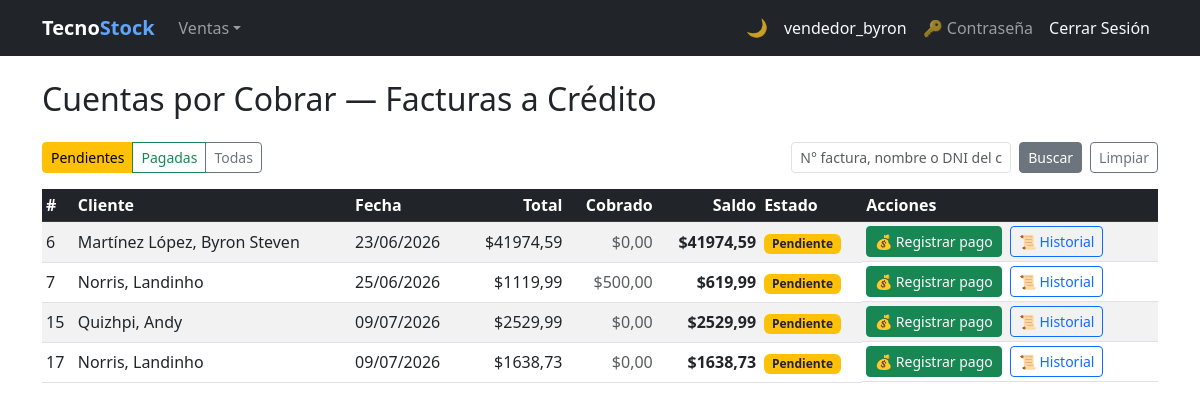
Page /cobros/ (signed in) on the committed database.
### billing/models.py (models this page shows, shortened)
class Invoice(models.Model):
    BORRADOR = 0
    EMITIDA  = 1
    ANULADA  = 2
    ESTADO_CHOICES = [
        (BORRADOR, 'Borrador'),
        (EMITIDA,  'Emitida'),
        (ANULADA,  'Anulada'),
    ]
    PENDIENTE = 'PENDIENTE'
    PAGADA    = 'PAGADA'
    ESTADO_COBRO_CHOICES = [
        (PENDIENTE, 'Pendiente'),
        (PAGADA,    'Pagada'),
    ]
    CONTADO = 'contado'
    CREDITO = 'credito'
    TIPO_PAGO_CHOICES = [
        (CONTADO, 'Contado'),
        (CREDITO, 'Crédito'),
    ]
    customer     = models.ForeignKey(Customer, on_delete=models.PROTECT, related_name='invoices')
    invoice_date = models.DateTimeField(auto_now_add=True)
    subtotal     = models.DecimalField(max_digits=12, decimal_places=2, default=0)
    tax          = models.DecimalField(max_digits=12, decimal_places=2, default=0)
    total        = models.DecimalField(max_digits=12, decimal_places=2, default=0)
    estado       = models.PositiveSmallIntegerField(
                       choices=ESTADO_CHOICES, default=BORRADOR, verbose_name='Estado')
    is_active    = models.BooleanField(default=True)
    PAYMENT_CHOICES = [('card', 'Tarjeta'), ('paypal', 'PayPal')]
    payment_method  = models.CharField(
                          max_length=10, choices=PAYMENT_CHOICES, null=True, blank=True,
                          verbose_name='Método de pago')
    paypal_order_id = models.CharField(max_length=64, null=True, blank=True)
    paypal_capture_id = models.CharField(
        max_length=120,
        blank=True,
        null=True
    )
    paypal_status = models.CharField(
        max_length=30,
        blank=True,
        null=True
    )
    paid_at = models.DateTimeField(
        blank=True,
        null=True
    )
    sri_status = models.CharField(
        max_length=20,
        blank=True,
        null=True
    )
    sri_authorization = models.CharField(
        max_length=120,
        blank=True,
        null=True
    )
    saldo        = models.DecimalField(
                       max_digits=12, decimal_places=2, default=0,
                       verbose_name='Saldo pendiente de cobro')
    estado_cobro = models.CharField(
                       max_length=10, choices=ESTADO_COBRO_CHOICES,
                       default=PENDIENTE, verbose_name='Estado de cobro')
    tipo_pago    = models.CharField(
                       max_length=10, choices=TIPO_PAGO_CHOICES,
                       default=CREDITO, verbose_name='Tipo de pago')
    class Meta:
        ordering = ['-invoice_date']
    @property
    def estado_cobro_badge_class(self):
        return 'bg-success' if self.estado_cobro == self.PAGADA else 'bg-warning text-dark'
    @property
    def pendiente_de_pago(self):
        return self.estado == self.EMITIDA and self.saldo > 0
    @property
    def cobrado(self):
        return self.total - self.saldo

class Customer(models.Model):
    user       = models.OneToOneField(
                     settings.AUTH_USER_MODEL, null=True, blank=True,
                     on_delete=models.SET_NULL, related_name='customer_account',
                     verbose_name='Cuenta de usuario')
    dni        = models.CharField(max_length=13, unique=True, verbose_name='DNI/RUC', validators=[validate_cedula_ec])
    first_name = models.CharField(max_length=100)
    last_name  = models.CharField(max_length=100)
    email      = models.EmailField(blank=True, null=True)
    phone      = models.CharField(max_length=20, blank=True, null=True)
    address    = models.TextField(blank=True, null=True)
    photo      = models.ImageField(upload_to='customer/', blank=True, null=True, verbose_name='Foto')
    is_active  = models.BooleanField(default=True)
    created_at = models.DateTimeField(auto_now_add=True)
    updated_at = models.DateTimeField(auto_now=True)
    class Meta:
        ordering = ['last_name', 'first_name']
    def __str__(self): return f'{self.last_name}, {self.first_name}'

### creditoventa/views.py (the view, shortened to what this page needs)
# urls.py: path('', views.factura_list, name='factura_list'),
@roles_required(*ROLES_COBROS)
def factura_list(request):
    q = request.GET.get('q', '').strip()
    estado_cobro = request.GET.get('estado', Invoice.PENDIENTE)
    facturas = (
        Invoice.objects
        .filter(estado=Invoice.EMITIDA, tipo_pago=Invoice.CREDITO)
        .select_related('customer')
        .order_by('invoice_date')
    )
    if estado_cobro in (Invoice.PENDIENTE, Invoice.PAGADA):
        facturas = facturas.filter(estado_cobro=estado_cobro)
    return render(request, 'creditoventa/factura_list.html', {
        'items': facturas,
        'q': q,
        'estado_cobro': estado_cobro,
    })

### security/templatetags/security_tags.py (called while the page is built)
@register.filter(name='has_group')
def has_group(user, group_name):
    if not user.is_authenticated:
        return False
    if user.is_superuser:  # el superusuario ve todo
        return True
    return user.groups.filter(name=group_name).exists()

@register.filter(name='has_any_group')
def has_any_group(user):
    if not user.is_authenticated:
        return False
    if user.is_superuser:
        return True
    return user.groups.exists()

### creditoventa/templates/creditoventa/factura_list.html (shortened to what this page needs)
{% extends 'billing/base.html' %}
{% block content %}
<div class="d-flex align-items-center justify-content-between mb-4">
  <h2 class="mb-0">Cuentas por Cobrar — Facturas a Crédito</h2>
</div>
<div class="d-flex flex-wrap gap-2 mb-3 align-items-end">
  <div class="btn-group" role="group" aria-label="Filtrar por estado de cobro">
    <a href="?estado=PENDIENTE{% if q %}&q={{ q }}{% endif %}"
       class="btn btn-sm {% if estado_cobro == 'PENDIENTE' %}btn-warning{% else %}btn-outline-warning{% endif %}">
      Pendientes
    </a>
    <a href="?estado=PAGADA{% if q %}&q={{ q }}{% endif %}"
       class="btn btn-sm {% if estado_cobro == 'PAGADA' %}btn-success{% else %}btn-outline-success{% endif %}">
      Pagadas
    </a>
    <a href="?estado={% if q %}&q={{ q }}{% endif %}"
       class="btn btn-sm {% if estado_cobro != 'PENDIENTE' and estado_cobro != 'PAGADA' %}btn-secondary{% else %}btn-outline-secondary{% endif %}">
      Todas
    </a>
  </div>
  <form method="get" class="ms-auto">
    <div class="d-flex gap-2">
      <input type="text" name="q" class="form-control form-control-sm"
             placeholder="N° factura, nombre o DNI del cliente" value="{{ q|default:'' }}">
      <button type="submit" class="btn btn-secondary btn-sm">Buscar</button>
      <a href="{% url 'creditoventa:factura_list' %}" class="btn btn-outline-secondary btn-sm">Limpiar</a>
    </div>
  </form>
</div>
<table class="table table-striped table-hover table-sm align-middle">
  <thead class="table-dark">
    <tr>
      <th>#</th><th>Cliente</th><th>Fecha</th>
      <th class="text-end">Total</th>
      <th class="text-end">Cobrado</th>
      <th class="text-end">Saldo</th>
      <th>Estado</th>
      <th>Acciones</th>
    </tr>
  </thead>
  <tbody>
    {% for factura in items %}
    <tr>
      <td>{{ factura.id }}</td>
      <td>{{ factura.customer }}</td>
      <td>{{ factura.invoice_date|date:"d/m/Y" }}</td>
      <td class="text-end">${{ factura.total }}</td>
      <td class="text-end text-muted">${{ factura.cobrado }}</td>
      <td class="text-end fw-bold">${{ factura.saldo }}</td>
      <td><span class="badge {{ factura.estado_cobro_badge_class }}">{{ factura.get_estado_cobro_display }}</span></td>
      <td class="d-flex gap-2">
        {% if factura.pendiente_de_pago %}
        <a href="{% url 'creditoventa:cobro_create' factura.id %}" class="btn btn-sm btn-success">&#128176; Registrar pago</a>
        {% endif %}
        <a href="{% url 'creditoventa:historial_pagos' factura.id %}" class="btn btn-sm btn-outline-primary">&#128220; Historial</a>
      </td>
    </tr>
    {% empty %}
    <tr><td colspan="8" class="text-center">No hay facturas que coincidan con el filtro.</td></tr>
    {% endfor %}
  </tbody>
</table>
{% endblock %}

### billing/templates/billing/base.html (shortened to what this page needs)
{% load security_tags %}
<!DOCTYPE html>
<html lang="es">
<head>
  <link href="https://cdn.jsdelivr.net/npm/bootstrap@5.3.0/dist/css/bootstrap.min.css" rel="stylesheet">
</head>
<body>
<nav class="navbar navbar-expand-lg navbar-dark bg-dark">
  <div class="container">
    <a class="navbar-brand fw-bold" href="{% url 'billing:home' %}">Tecno<span class="nav-brand-accent">Stock</span></a>
    <div class="collapse navbar-collapse" id="nav">
      <ul class="navbar-nav me-auto">
        {% if user.is_authenticated %}
        <li class="nav-item dropdown">
          <a class="nav-link dropdown-toggle" href="#" role="button" data-bs-toggle="dropdown" aria-expanded="false">Ventas</a>
        </li>
        {% endif %}
      </ul>
      <ul class="navbar-nav align-items-center">
        <li class="nav-item"><button type="button" class="theme-toggle-btn" id="theme-toggle" onclick="toggleTheme()" title="Cambiar tema claro / oscuro"><span id="theme-icon">&#127769;</span></button></li>
        <li class="nav-item">{% if user.is_authenticated %}<a class="nav-link text-light" href="{% url 'billing:dashboard' %}">{{ user.username }}</a>{% endif %}</li>
        <li class="nav-item">{% if user.is_authenticated %}<a class="nav-link" href="{% url 'password_change' %}" title="Cambiar contraseña">&#128273; Contraseña</a>{% endif %}</li>
        <li class="nav-item">{% if user.is_authenticated %}<form method="post" action="{% url 'logout' %}" class="d-inline">{% csrf_token %}<button type="submit" class="nav-link btn btn-link text-light btn-nav-link">Cerrar Sesión</button></form>{% else %}<a class="nav-link" href="{% url 'login' %}">Iniciar Sesión</a>{% endif %}</li>
      </ul>
    </div>
  </div>
</nav>
<div class="container mt-4">
  {% block content %}{% endblock %}
</div>
</body>
</html>

### billing/templates/billing/base.html (style rules this page uses)
.btn-nav-link { text-decoration: none; }
.nav-brand-accent { color: #60a5fa; }
.theme-toggle-btn { background: none; border: none; cursor: pointer; font-size: 1.1rem; line-height: 1; padding: .375rem .5rem; border-radius: .375rem; transition: background .2s; color: rgba(255,255,255,.75); }

### rows in the picture
Invoice: id "6", customer "Martínez López, Byron Steven", invoice_date "23/06/2026", total "41974,59", cobrado "0,00", saldo "41974,59", estado_cobro "Pendiente", estado "💰 Registrar pago"
Invoice: id "7", customer "Norris, Landinho", invoice_date "25/06/2026", total "1119,99", cobrado "500,00", saldo "619,99", estado_cobro "Pendiente", estado "💰 Registrar pago"
Invoice: id "15", customer "Quizhpi, Andy", invoice_date "09/07/2026", total "2529,99", cobrado "0,00", saldo "2529,99", estado_cobro "Pendiente", estado "💰 Registrar pago"
Invoice: id "17", customer "Norris, Landinho", invoice_date "09/07/2026", total "1638,73", cobrado "0,00", saldo "1638,73", estado_cobro "Pendiente", estado "💰 Registrar pago"

### other values in the picture
{{ user.username }} "vendedor_byron"
